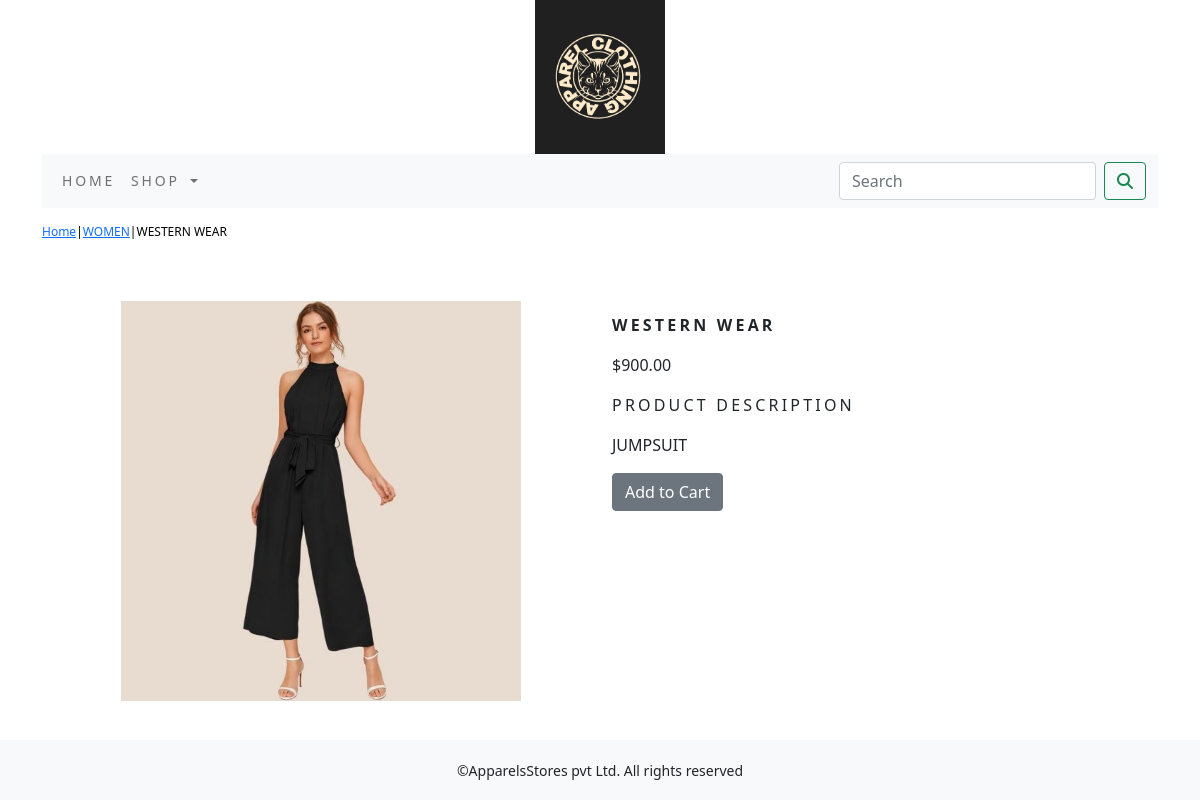
Page /shop/women/western-wear/ on the committed database.
### ecommerceapp/models.py (models this page shows, shortened)
class Product(models.Model):
    name =models.CharField(max_length=250,unique=True)
    slug = models.SlugField(max_length=250,unique=True)
    description=models.TextField(blank=True)
    price=models.DecimalField(max_digits=10,decimal_places=2)
    category=models.ForeignKey(Category,on_delete=models.CASCADE)
    image=models.ImageField(upload_to='products',blank=True)
    stock=models.IntegerField()
    available=models.BooleanField(default=True)
    created=models.DateTimeField(auto_now_add=True)
    updated=models.DateTimeField(auto_now=True)
    class Meta:
        ordering= ('name',)
        verbose_name='product'
        verbose_name_plural='products'

class Category(models.Model):
    name=models.CharField(max_length=250,unique=True)
    slug=models.SlugField(max_length=250,unique=True)
    description=models.TextField(blank=True)
    image=models.ImageField(upload_to='category',blank=True)
    class Meta:
        ordering= ('name',)
        verbose_name='category'
        verbose_name_plural='categories'
    def get_url(self):
        return reverse('ecommerceapp:products_by_category', args=[self.slug])
    def __str__(self):
        return '{}'.format(self.name)

### ecommerceapp/views.py (the view)
# urls.py: path('<slug:c_slug>/<slug:product_slug>/',views.allproDetail, name='prodCatdetail'),
def allproDetail(request,c_slug,product_slug):
    try:
        product=Product.objects.get(category__slug=c_slug,slug=product_slug)
    except Exception as e:
        raise e
    return render(request,'product.html',{'product':product})

### cart/context_processors.py (called while the page is built)
def counter(request):
    item_count=0
    if 'admin' in request.path:
        return {}
    else:
        try:
            cart=Cart.objects.filter(cart_id=_cart_id(request))
            cart_items=CartItem.objects.all().filter(cart=cart[:1])
            for cart_item in cart_items:
                item_count += cart_item.quantity
        except Cart. DoesNotExist:
            item_count=0
    return dict(item_count=item_count)

### cart/views.py (called while the page is built)
def _cart_id(request):
    cart=request.session.session_key
    if not cart:
        cart=request.session.create()
    return cart

### ecommerceapp/context_processors.py (called while the page is built)
def menu_links(request):
    links=Category.objects.all()
    return dict(links=links)

### templates/product.html (shortened to what this page needs)
{% extends 'base.html' %}
{% load static %}
{% block content %}
<div class="row my_prod_row_class">
    <div class="mx-auto">
        <p><a href="{% url 'ecommerceapp:allProdCat' %}">Home</a>|<a href="{{product.category.get_url}}">{{product.category}}</a>|<a>{{product.name}}</a></p>
    </div>
</div>
<div class="container">
 <br>
<div class="row">
    <div class="col-12 col-sm-12 col-md-12 col-lg-6 text-center">
        <div style="min-width:18rem">
            <img src="{{product.image.url}}" alt="{{product.image}}" style="width:75%">
        </div>
    </div>
        <div class="col-12 col-sm-12 col-md-12 col-lg-6">
            <div>
            <h1 class="my_prod_title"><b>{{product.name}}</b></h1>
            <p>${{product.price}}</P>
            <p class="my_title">Product Description</p>
            <P class="text-justify my_prod_text">{{product.description}}</P>
            {% if product.stock <= 0 %}
            <p class="text-justify my_prod_text"><b>Out of Stock</b></p>
            {% else %}
            <a class="btn btn-secondary" href="{% url 'cart:add_cart' product.id %}">Add to Cart</a>
            {% endif %}
            </div>
        </div>
</div>
</div>
{% endblock %}

### static/css/custom.css (style rules this page uses)
body { font-family: 'Roboto', sans-serif; }
.my_title { font-size:16px; text-transform:uppercase; letter-spacing:.2em; }
.my_prod_row_class { padding-top:15px; padding-bottom:20px; }
.my_prod_row_class .mx-auto { color:#000; font-size:12px; text-decoration:none; }
.my_prod_title { font-size:16px; text-transform:uppercase; letter-spacing:.2em; padding-top:15px; padding-bottom:10px; }
.my_prod_text { padding-right:20px; }

### rows in the picture
Product: category "WOMEN", name "WESTERN WEAR", image (picture), price "900.00", description "JUMPSUIT"
